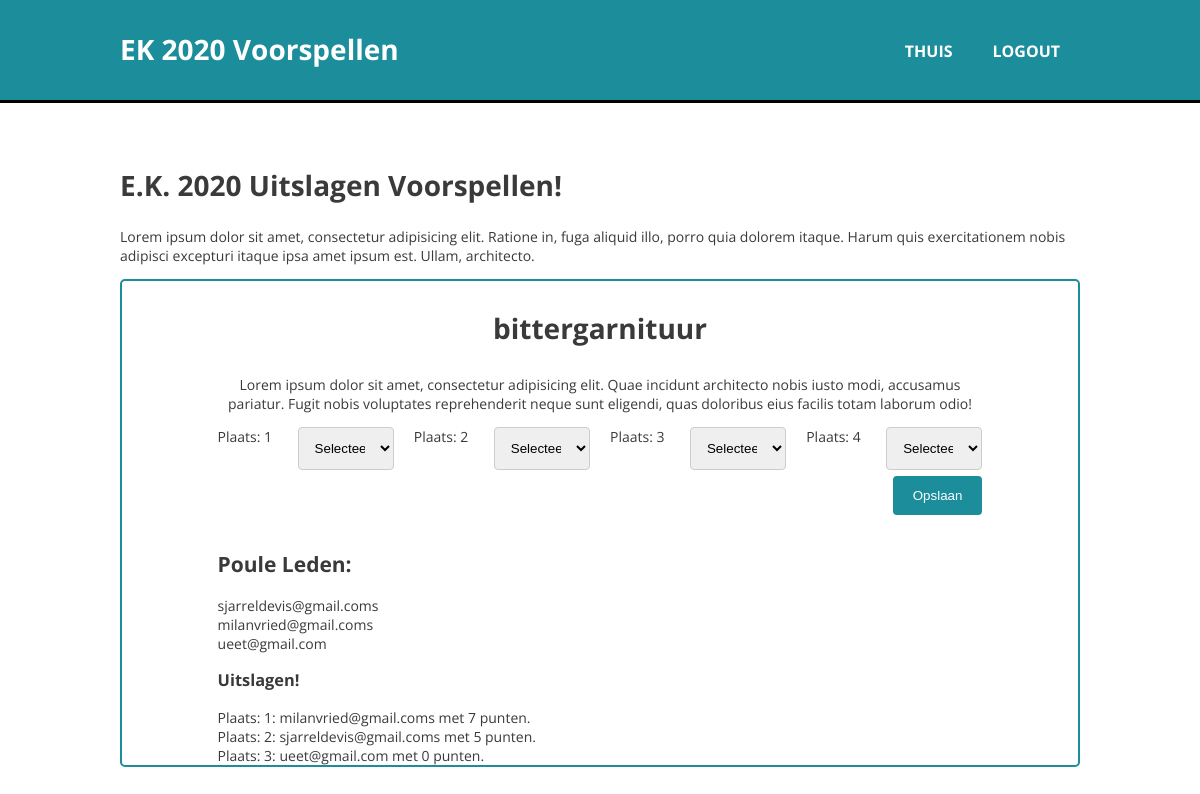
Screenshot of /poule.php?pouleId=35 (signed in) with the database file from the repository.
### tables this page shows
CREATE TABLE `poule` (
  `poule_id` int(11) NOT NULL,
  `poule_administrator_id` int(11) NOT NULL,
  `poule_name` varchar(60) NOT NULL,
  `correct_country_id_1` int(11) DEFAULT NULL,
  `correct_country_id_2` int(11) DEFAULT NULL,
  `correct_country_id_3` int(11) DEFAULT NULL,
  `correct_country_id_4` int(11) DEFAULT NULL
);

CREATE TABLE `user_poule` (
  `user_id` int(11) NOT NULL,
  `poule_id` int(11) NOT NULL,
  `user_sel_country_1` int(11) DEFAULT NULL,
  `user_sel_country_2` int(11) DEFAULT NULL,
  `user_sel_country_3` int(11) DEFAULT NULL,
  `user_sel_country_4` int(11) DEFAULT NULL,
  `points` int(3) NOT NULL DEFAULT '0'
);

CREATE TABLE `user` (
  `user_id` int(11) NOT NULL,
  `user_name` varchar(60) DEFAULT NULL,
  `user_email` varchar(100) NOT NULL,
  `user_password` varchar(120) NOT NULL
);

### assets/db/database.class.php (called while the page is built, shortened)
<?php
class Database {
	private $connection;
	public function connect() {
		$this->host = "localhost";
		$this->username = "mzuidema";
		$this->password = "A5f%jc49";
		$this->database = "ekApplicatie";
		$this->connection = new mysqli($this->host, $this->username, $this->password, $this->database);
		if($this->connection->connect_error) {
			die("Something went wrong");
		} else {
			return $this->connection;
		}
	}
	public function getConnection() {
		return $this->connection;
	}
}
?>

### assets/db/Poule/poule.inc.php (called while the page is built, shortened)
<?php
class Poule extends Database {
	protected function getPouleName($poule_id)
	{
		$sql = "SELECT poule_name FROM poule WHERE poule_id = $poule_id";
		$result = $this->getConnection()->query($sql);
        $rows = $result->num_rows;
        if ($rows > 0) {
            $data = $result->fetch_assoc();
            return $data;
        } else {
            return "No results found!";
        }
	}
	protected function getPouleAdmin($poule_id)
	{
		$sql = "SELECT poule_administrator_id FROM poule WHERE poule_id = $poule_id";
		$result = $this->connect()->query($sql);
        $rows = $result->num_rows;
        if ($rows > 0) {
            $row = $result->fetch_assoc();
            $data[] = $row;
            return $data;
        } else {
            return "No results found!";
        }
	}
	protected function getAllUsersFromPoule($poule_id)
	{
		$sql = "SELECT * FROM user LEFT JOIN user_poule ON user_poule.user_id = user.user_id WHERE user_poule.poule_id = $poule_id";
		$result = $this->getConnection()->query($sql);
        $rows = $result->num_rows;
        if ($rows > 0) {
            while ($row = $result->fetch_assoc()) {
                $data[] = $row;
            }
            return $data;
        } else {
            return null;
        }
	}
	protected function getSelectedCountryProcess($user_id, $poule_id, $number)
	{
		$sql = "SELECT user_sel_country_$number FROM user_poule WHERE user_id = $user_id AND poule_id = $poule_id";
		$result = $this->connect()->query($sql);
        $rows = $result->num_rows;
        if ($rows > 0) {
            $row = $result->fetch_assoc();
            $data[] = $row;
            return $data;
        } else {
            return  "No results found!";
        }
	}
	protected function countFirstCorrectCountry($poule_id)
	{
		$sql = "SELECT COUNT(poule.correct_country_id_1) AS count FROM poule WHERE poule.poule_id = $poule_id";
		$result = $this->connect()->query($sql);
        $row = $result->fetch_assoc();
        return $row;
	}
}
?>

### assets/db/Poule/pouleAction.inc.php (called while the page is built, shortened)
<?php
class pouleAction extends Poule {
	public function showPouleName($poule_id) {
		$data = $this->getPouleName($poule_id)['poule_name'];
		return $data;
	}
	public function isPouleAdmin($poule_id, $user_id)
	{
		$data = $this->getPouleAdmin($poule_id);
		if($data[0]['poule_administrator_id'] == $user_id) {
			return true;
		} else {
			return false;
		}
	}
	public function showAllUsersForPoule($poule_id)
	{
		$data = $this->getAllUsersFromPoule($poule_id);
		return $data;
	}
	public function getSelectedCountry($user_id, $poule_id, $number)
	{
		$data = $this->getSelectedCountryProcess($user_id, $poule_id, $number);
		return $data;
	}
	public function areCorrectCountriesFilled($poule_id)
	{
		if($data = $this->countFirstCorrectCountry($poule_id)['count'] > 0) {
			return true;
		} else {
			return false;
		}
	}
}
?>

### assets/db/Country/country.inc.php (called while the page is built, shortened)
<?php
class Country extends Database {
	protected function getCountryList()
	{
		$sql = "SELECT * FROM country";
		$result = $this->getConnection()->query($sql);
        $rows = $result->num_rows;
        if ($rows > 0) {
            while ($row = $result->fetch_assoc()) {
                $data[] = $row;
            }
            return $data;
        } else {
            return null;
        }
	}
}
?>

### assets/db/Country/countryAction.inc.php (called while the page is built, shortened)
<?php
class countryAction extends Country {
	public function countryList()
	{
		$data = $this->getCountryList();
		return $data;
	}
}
?>

### assets/inc/functions.php (called while the page is built)
<?php
function sortArrayOnPoints($array) {
	$points = array_column($array, "points");
	array_multisort($points, SORT_DESC, $array);
	return $array;
}
?>

### poule.php (the view, shortened to what this page needs)
<?php
require_once 'assets/db/database.class.php';
require_once 'assets/db/User/user.inc.php';
require_once 'assets/db/Poule/poule.inc.php';
require_once 'assets/db/Poule/pouleAction.inc.php';
require_once 'assets/db/Country/country.inc.php';
require_once 'assets/db/Country/countryAction.inc.php';
require_once 'assets/inc/functions.php';
$poule = new pouleAction();
$countryAction = new countryAction();
$id = $_GET['pouleId'];
?>
<html>
	<head>
	</head>
	<body>
		<?php require_once 'assets/inc/header.php'; ?>
		<main>
			<section id="banner">
				<div class="container">
					<h1>E.K. 2020 Uitslagen Voorspellen!</h1>
					<p id="banner-content">
						Lorem ipsum dolor sit amet, consectetur adipisicing elit. Ratione in, fuga aliquid illo, porro quia dolorem itaque. Harum quis exercitationem nobis adipisci excepturi itaque ipsa amet ipsum est. Ullam, architecto.
					</p>
				</div>
			</section>
			<section id="content">
				<div class="container">
					<section class="poule">
						<div class="container">
							<h1><?= $poule->showPouleName($id); ?></h1>
							<p>Lorem ipsum dolor sit amet, consectetur adipisicing elit. Quae incidunt architecto nobis iusto modi, accusamus pariatur. Fugit nobis voluptates reprehenderit neque sunt eligendi, quas doloribus eius facilis totam laborum odio!</p>
							<form action="assets/proc/countrySelectProcess.php" method="POST">
								<div id="poule-country-grid">
									<?php
										for($i = 1; $i < 5; $i++) {
											$currentCountry = $poule->getSelectedCountry($_SESSION['user_id'], $id, $i)[0]["user_sel_country_$i"];
											echo "Plaats: " . $i;
											echo "<select name='country-" . $i . "'>";
											echo "<option value='0'>Selecteer een optie</option>";
											foreach($countryAction->countryList() as $country) {
												echo "<option value='" . $country['country_id'] . "'";
												if($currentCountry == $country['country_id']) {
													echo "selected";
												}
												echo ">";
												echo $country['country_name'];
												echo "</option>";
											}
											echo "</select>";
										}
									?>
								</div>
								<input type="submit" value="Opslaan" name="submitLogin" id="poule-country-btn">
							</form>
							<?php if($poule->isPouleAdmin($id, $_SESSION['user_id'])) : ?>
								<div id="poule-correct-country">
									<h2>Vul hier de correcte antwoorden in:</h2>
									<form action="assets/proc/correctCountrySelectProcess.php" method="POST">
										<div id="poule-country-grid">
											<?php
												for($i = 1; $i < 5; $i++) {
													$currentCountry = $countryAction->getCorrectCountry($i, $id)[0]["correct_country_id_$i"];
													echo "Plaats: " . $i;
													echo "<select name='correct_country_id_" . $i . "'>";
													echo "<option value='0'>Selecteer een optie</option>";
													foreach($countryAction->countryList() as $country) {
														echo "<option value='" . $country['country_id'] . "'";
														if($currentCountry == $country['country_id']) {
															echo "selected";
														}
														echo ">";
														echo $country['country_name'];
														echo "</option>";
													}
													echo "</select>";
												}
											?>
										</div>
										<input type="hidden" name="pouleId" value="<?php echo $id; ?>">
										<input type="submit" value="Opslaan" name="submitLogin" id="poule-country-btn">
									</form>
							<?php endif; ?>
							<div id="poule-table">
								<h2>Poule Leden:</h2>
								<ul>
									<?php foreach($poule->showAllUsersForPoule($id) as $user) : ?>
										<li><?php echo $user['user_email']; ?>
									<?php endforeach; ?>
								</ul>
								<?php if($poule->areCorrectCountriesFilled($id)) : ?>
								<h3>Uitslagen!</h3>
								<ul>
									<?php $members = sortArrayOnPoints($poule->showAllUsersForPoule($id)); foreach($members as $key => $member) : ?>
										<li>Plaats: <?= $key + 1; ?>: <?= $member['user_email']; ?> met <?= $member['points']; if($member['points'] == 1) { echo " punt"; } else { echo " punten"; }?>.</li>
									<?php endforeach; ?>
								</ul>
								<?php endif; ?>
							</div>
						</div>
					</section>
				</div>
			</section>
		</main>
	</body>
</html>

### assets/css/main.css (style rules this page uses)
body { font-size: 14px; font-family: 'Open Sans', sans-serif; margin: 0; padding: 0; color: #3a3a3a; }
.container { width: 80%; margin: auto; overflow: hidden; }
ul { margin: 0; padding: 0; }
main { margin-top: 5vh; }
input[type=text], select, textarea { width: 100%; padding: 12px; border: 1px solid #ccc; border-radius: 4px; resize: vertical; }
input[type=submit] { margin-top: 6px; background-color: #1b8d9b; color: white; padding: 12px 20px; border: none; border-radius: 4px; cursor: pointer; float: right; }
input[type=text], input[type=password], input[type=email], select, textarea { width: 100%; padding: 12px; border: 1px solid #ccc; border-radius: 4px; resize: vertical; }
#banner h1 { font-size: 2em; }
.poule { border: 2px solid #1b8d9b; border-radius: 5px; margin-bottom: 50px; }
.poule h1 { font-size: 2em; text-align: center; }
.poule p { text-align: center; }
#poule-country-grid { display: grid; grid-template-columns: 60px auto 60px auto 60px auto 60px auto; grid-gap: 20px; }
#poule-table { margin-top: 10vh; }

### rows the page displays
poule: poule_name "bittergarnituur"
user_poule: user.user_email "sjarreldevis@gmail.coms", points "5", shows "punten"
user_poule: user.user_email "milanvried@gmail.coms", points "7", shows "punten"
user_poule: user.user_email "ueet@gmail.com", points "0", shows "punten"
